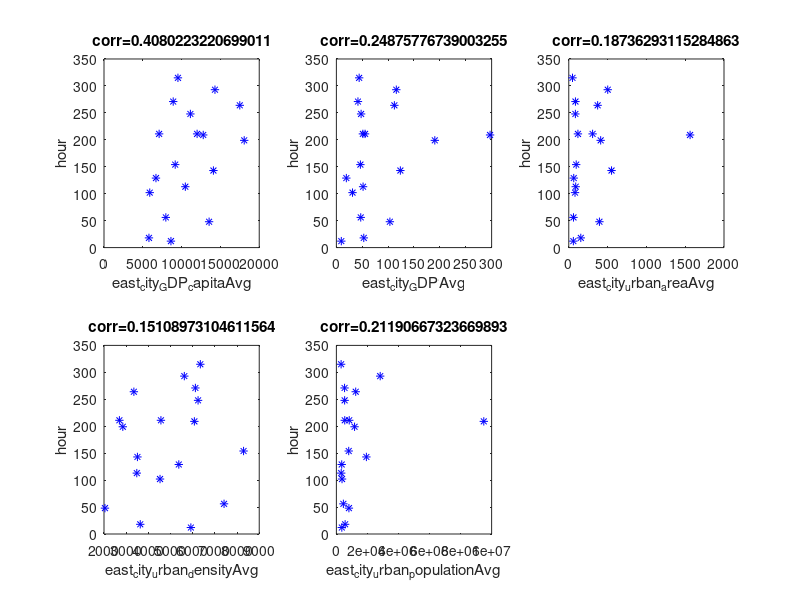

MATLAB code for this plot:
function [  ] =East_hour (  )
load east_city_hour.txt;
load east_city_GDP_capitaAvg.txt;
load east_city_GDPAvg.txt;
load east_city_urban_areaAvg.txt; 
load east_city_urban_densityAvg.txt; 
load east_city_urban_populationAvg.txt;

subplot(231),plot(east_city_GDP_capitaAvg,east_city_hour,'b*');
xlabel('east_city_GDP_capitaAvg'),ylabel('hour');
title('corr=0.4080223220699011');
subplot(232),plot(east_city_GDPAvg,east_city_hour,'b*');
xlabel('east_city_GDPAvg'),ylabel('hour');
title('corr=0.24875776739003255');
subplot(233),plot(east_city_urban_areaAvg,east_city_hour,'b*');
xlabel('east_city_urban_areaAvg'),ylabel('hour');
title('corr=0.18736293115284863');
subplot(234),plot(east_city_urban_densityAvg,east_city_hour,'b*');
xlabel('east_city_urban_densityAvg'),ylabel('hour');
title('corr=0.15108973104611564');
subplot(235),plot(east_city_urban_populationAvg,east_city_hour,'b*');
xlabel('east_city_urban_populationAvg'),ylabel('hour');
title('corr=0.21190667323669893');


end

